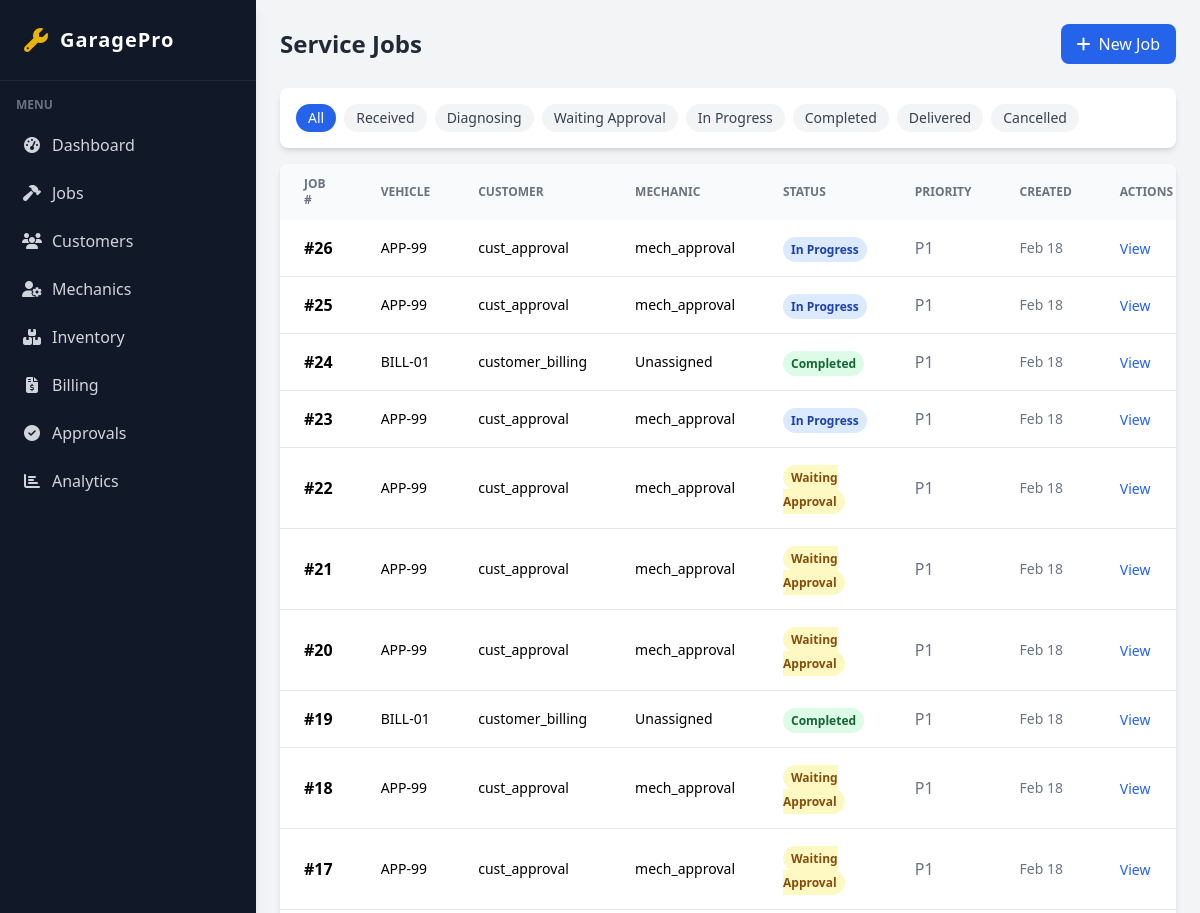
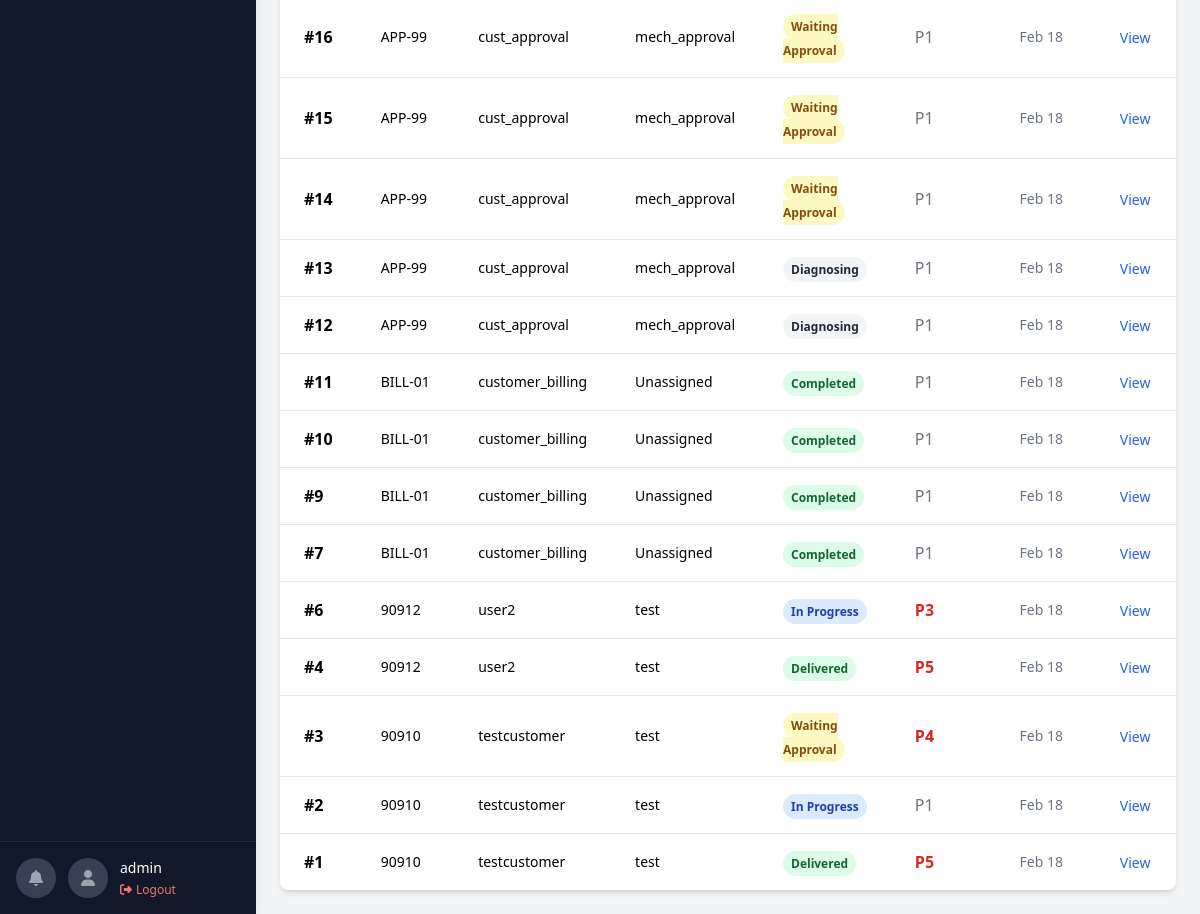
Page /admin-panel/jobs/ (signed in) on the committed database (2 pictures, top to bottom).
### accounts/models.py (models this page shows, shortened)
class User(AbstractUser, TimeStampedModel):
    ROLE_CHOICES = [
        ('ADMIN', 'Admin'),
        ('MANAGER', 'Manager'),
        ('MECHANIC', 'Mechanic'),
        ('CUSTOMER', 'Customer'),
    ]
    role = models.CharField(max_length=20, choices=ROLE_CHOICES)
    phone = models.CharField(max_length=20, blank=True)

### jobs/models.py (models this page shows, shortened)
class ServiceJob(TimeStampedModel, SoftDeleteModel):
    STATUS_CHOICES = [
        ('RECEIVED', 'Received'),
        ('DIAGNOSING', 'Diagnosing'),
        ('WAITING_APPROVAL', 'Waiting Approval'),
        ('IN_PROGRESS', 'In Progress'),
        ('COMPLETED', 'Completed'),
        ('DELIVERED', 'Delivered'),
        ('CANCELLED', 'Cancelled'),
    ]
    vehicle = models.ForeignKey('customers.Vehicle', on_delete=models.CASCADE, related_name="jobs")
    assigned_mechanic = models.ForeignKey(
        settings.AUTH_USER_MODEL,
        on_delete=models.SET_NULL,
        null=True,
        limit_choices_to={'role': 'MECHANIC'}
    )
    status = models.CharField(max_length=30, choices=STATUS_CHOICES, default='RECEIVED')
    problem_description = models.TextField()
    estimated_completion = models.DateTimeField(null=True, blank=True)
    priority = models.IntegerField(default=1)
    completed_at = models.DateTimeField(null=True, blank=True)
    delivered_at = models.DateTimeField(null=True, blank=True)
    VALID_TRANSITIONS = {
        'RECEIVED': ['DIAGNOSING', 'CANCELLED'],
    'DIAGNOSING': ['WAITING_APPROVAL', 'CANCELLED'],
    'WAITING_APPROVAL': ['IN_PROGRESS', 'CANCELLED'],
    'IN_PROGRESS': ['COMPLETED', 'CANCELLED', 'WAITING_APPROVAL'],
    'COMPLETED': ['DELIVERED'],
    'DELIVERED': [],
    'CANCELLED': [],
}

### customers/models.py (models this page shows, shortened)
class Vehicle(TimeStampedModel, SoftDeleteModel):
    customer = models.ForeignKey(Customer, on_delete=models.CASCADE, related_name="vehicles")
    registration_number = models.CharField(max_length=50, unique=True, db_index=True)
    make = models.CharField(max_length=100)
    model = models.CharField(max_length=100)
    year = models.IntegerField()
    vin = models.CharField(max_length=100, blank=True)

class Customer(TimeStampedModel, SoftDeleteModel):
    user = models.OneToOneField(settings.AUTH_USER_MODEL, on_delete=models.CASCADE)
    address = models.TextField()

### core/views.py (the view)
# urls.py: path('admin-panel/jobs/', views.admin_jobs_list, name='admin_jobs_list'),
@admin_required
def admin_jobs_list(request):
    status_filter = request.GET.get('status', '')
    jobs = ServiceJob.objects.select_related('vehicle__customer__user', 'assigned_mechanic').order_by('-created_at')
    if status_filter:
        jobs = jobs.filter(status=status_filter)
    statuses = ServiceJob.STATUS_CHOICES
    return render(request, 'admin_portal/jobs_list.html', {
        'jobs': jobs, 'statuses': statuses, 'current_status': status_filter
    })

### notifications/context_processors.py (called while the page is built)
def user_notifications(request):
    if request.user.is_authenticated:
        unread_count = request.user.notifications.filter(is_read=False).count()
        latest_notifications = request.user.notifications.all()[:5]
        return {
            'unread_notifications_count': unread_count,
            'latest_notifications': latest_notifications
        }
    return {}

### templates/admin_portal/jobs_list.html (shortened to what this page needs)
{% extends 'base.html' %}
{% block content %}
<div class="mb-6 flex justify-between items-center">
    <h1 class="text-2xl font-bold text-gray-800">Service Jobs</h1>
    <a href="{% url 'admin_job_create' %}"
        class="bg-blue-600 text-white px-4 py-2 rounded-lg hover:bg-blue-700 transition"><i
            class="fas fa-plus mr-2"></i>New Job</a>
</div>
<div class="bg-white rounded-lg shadow-md p-4 mb-4">
    <div class="flex gap-2 flex-wrap">
        <a href="{% url 'admin_jobs_list' %}"
            class="px-3 py-1 rounded-full text-sm {% if not current_status %}bg-blue-600 text-white{% else %}bg-gray-100 text-gray-700 hover:bg-gray-200{% endif %}">All</a>
        {% for code, label in statuses %}
        <a href="?status={{ code }}"
            class="px-3 py-1 rounded-full text-sm {% if current_status == code %}bg-blue-600 text-white{% else %}bg-gray-100 text-gray-700 hover:bg-gray-200{% endif %}">{{ label }}</a>
        {% endfor %}
    </div>
</div>
<div class="bg-white rounded-lg shadow-md overflow-hidden">
    <table class="w-full">
        <thead class="bg-gray-50">
            <tr class="text-left text-xs font-medium text-gray-500 uppercase">
                <th class="px-6 py-3">Job #</th>
                <th class="px-6 py-3">Vehicle</th>
                <th class="px-6 py-3">Customer</th>
                <th class="px-6 py-3">Mechanic</th>
                <th class="px-6 py-3">Status</th>
                <th class="px-6 py-3">Priority</th>
                <th class="px-6 py-3">Created</th>
                <th class="px-6 py-3">Actions</th>
            </tr>
        </thead>
        <tbody class="divide-y">
            {% for j in jobs %}
            <tr class="hover:bg-gray-50">
                <td class="px-6 py-4 font-bold">#{{ j.id }}</td>
                <td class="px-6 py-4 text-sm">{{ j.vehicle.registration_number }}</td>
                <td class="px-6 py-4 text-sm">{{ j.vehicle.customer.user.username }}</td>
                <td class="px-6 py-4 text-sm">{{ j.assigned_mechanic.username|default:"Unassigned" }}</td>
                <td class="px-6 py-4"><span
                        class="px-2 py-1 text-xs rounded-full font-bold {% if j.status == 'COMPLETED' or j.status == 'DELIVERED' %}bg-green-100 text-green-800{% elif j.status == 'CANCELLED' %}bg-red-100 text-red-800{% elif j.status == 'IN_PROGRESS' %}bg-blue-100 text-blue-800{% elif j.status == 'WAITING_APPROVAL' %}bg-yellow-100 text-yellow-800{% else %}bg-gray-100 text-gray-800{% endif %}">{{ j.get_status_display }}</span></td>
                <td class="px-6 py-4"><span
                        class="{% if j.priority >= 3 %}text-red-600 font-bold{% elif j.priority == 2 %}text-yellow-600{% else %}text-gray-500{% endif %}">P{{ j.priority }}</span></td>
                <td class="px-6 py-4 text-sm text-gray-500">{{ j.created_at|date:"M d" }}</td>
                <td class="px-6 py-4"><a href="{% url 'admin_job_detail' j.pk %}"
                        class="text-blue-600 hover:underline text-sm">View</a></td>
            </tr>
            {% empty %}
            <tr>
                <td colspan="8" class="px-6 py-8 text-center text-gray-500">No jobs found.</td>
            </tr>
            {% endfor %}
        </tbody>
    </table>
</div>
{% endblock %}

### templates/base.html (shortened to what this page needs)
<!DOCTYPE html>
<html lang="en">
<head>
    <script src="https://cdn.tailwindcss.com"></script>
    <link rel="stylesheet" href="https://cdnjs.cloudflare.com/ajax/libs/font-awesome/6.4.0/css/all.min.css">
</head>
<body class="bg-gray-100 font-sans leading-normal tracking-normal">
    <div class="flex h-screen overflow-hidden">
        <aside class="w-64 bg-gray-900 text-white hidden md:flex flex-col shadow-lg z-20">
            <div class="p-6 border-b border-gray-800">
                <a href="/" class="flex items-center gap-3">
                    <i class="fas fa-wrench text-yellow-500 text-2xl"></i>
                    <span class="text-xl font-bold tracking-wider">GaragePro</span>
                </a>
            </div>
            <nav class="flex-1 overflow-y-auto sidebar-scroll py-4">
                <div class="px-4 mb-2 text-xs text-gray-500 uppercase font-semibold">Menu</div>
                {% if user.role == 'ADMIN' or user.role == 'MANAGER' or user.is_superuser %}
                <a href="{% url 'admin_dashboard' %}"
                    class="flex items-center py-3 px-4 text-gray-300 hover:bg-gray-800 hover:text-white transition-colors duration-200 border-l-4 border-transparent hover:border-yellow-500">
                    <i class="fas fa-tachometer-alt w-6 text-center mr-2"></i> Dashboard
                </a>
                <a href="{% url 'admin_jobs_list' %}"
                    class="flex items-center py-3 px-4 text-gray-300 hover:bg-gray-800 hover:text-white transition-colors duration-200 border-l-4 border-transparent hover:border-yellow-500">
                    <i class="fas fa-hammer w-6 text-center mr-2"></i> Jobs
                </a>
                <a href="{% url 'admin_customers_list' %}"
                    class="flex items-center py-3 px-4 text-gray-300 hover:bg-gray-800 hover:text-white transition-colors duration-200 border-l-4 border-transparent hover:border-yellow-500">
                    <i class="fas fa-users w-6 text-center mr-2"></i> Customers
                </a>
                <a href="{% url 'admin_mechanics_list' %}"
                    class="flex items-center py-3 px-4 text-gray-300 hover:bg-gray-800 hover:text-white transition-colors duration-200 border-l-4 border-transparent hover:border-yellow-500">
                    <i class="fas fa-user-cog w-6 text-center mr-2"></i> Mechanics
                </a>
                <a href="{% url 'admin_inventory_list' %}"
                    class="flex items-center py-3 px-4 text-gray-300 hover:bg-gray-800 hover:text-white transition-colors duration-200 border-l-4 border-transparent hover:border-yellow-500">
                    <i class="fas fa-boxes w-6 text-center mr-2"></i> Inventory
                </a>
                <a href="{% url 'admin_billing_list' %}"
                    class="flex items-center py-3 px-4 text-gray-300 hover:bg-gray-800 hover:text-white transition-colors duration-200 border-l-4 border-transparent hover:border-yellow-500">
                    <i class="fas fa-file-invoice-dollar w-6 text-center mr-2"></i> Billing
                </a>
                <a href="{% url 'admin_approvals_list' %}"
                    class="flex items-center py-3 px-4 text-gray-300 hover:bg-gray-800 hover:text-white transition-colors duration-200 border-l-4 border-transparent hover:border-yellow-500">
                    <i class="fas fa-check-circle w-6 text-center mr-2"></i> Approvals
                </a>
                <a href="{% url 'admin_analytics' %}"
                    class="flex items-center py-3 px-4 text-gray-300 hover:bg-gray-800 hover:text-white transition-colors duration-200 border-l-4 border-transparent hover:border-yellow-500">
                    <i class="fas fa-chart-bar w-6 text-center mr-2"></i> Analytics
                </a>
                {% elif user.role == 'MECHANIC' %}
                <a href="{% url 'mechanic_jobs' %}"
                    class="flex items-center py-3 px-4 text-gray-300 hover:bg-gray-800 hover:text-white transition-colors duration-200 border-l-4 border-transparent hover:border-yellow-500">
                    <i class="fas fa-tasks w-6 text-center mr-2"></i> My Jobs
                </a>
                {% endif %}
            </nav>
            <div class="p-4 border-t border-gray-800">
                <div class="flex items-center gap-3">
                    <a href="{% url 'notification_list' %}"
                        class="relative w-10 h-10 rounded-full bg-gray-700 flex items-center justify-center hover:bg-gray-600 transition group p-0">
                        <i class="fas fa-bell text-gray-400 group-hover:text-white"></i>
                    </a>
                    <div class="w-10 h-10 rounded-full bg-gray-700 flex items-center justify-center">
                        <i class="fas fa-user text-gray-400"></i>
                    </div>
                    <div>
                        <div class="text-sm font-medium">{{ user.username|default:"User" }}</div>
                        <form method="post" action="{% url 'logout' %}" class="mt-1">
                            <button type="submit"
                                class="text-xs text-red-400 hover:text-red-300 flex items-center gap-1">
                                <i class="fas fa-sign-out-alt"></i> Logout
                            </button>
                        </form>
                    </div>
                </div>
            </div>
        </aside>
        <div class="flex-1 flex flex-col h-screen overflow-hidden">
            <main class="flex-1 overflow-x-hidden overflow-y-auto bg-gray-100 p-6">
                <div class="container mx-auto">
                    {% block content %}{% endblock %}
                </div>
            </main>
        </div>
    </div>
</body>
</html>

### rows in the picture
User: username "admin"
ServiceJob: id "26", vehicle.registration_number "APP-99", vehicle.customer.user.username "cust_approval", assigned_mechanic.username "mech_approval", status "In Progress", priority "1", created_at "Feb 18"
ServiceJob: id "25", vehicle.registration_number "APP-99", vehicle.customer.user.username "cust_approval", assigned_mechanic.username "mech_approval", status "In Progress", priority "1", created_at "Feb 18"
ServiceJob: id "24", vehicle.registration_number "BILL-01", vehicle.customer.user.username "customer_billing", assigned_mechanic.username "Unassigned", status "Completed", priority "1", created_at "Feb 18"
ServiceJob: id "23", vehicle.registration_number "APP-99", vehicle.customer.user.username "cust_approval", assigned_mechanic.username "mech_approval", status "In Progress", priority "1", created_at "Feb 18"
ServiceJob: id "22", vehicle.registration_number "APP-99", vehicle.customer.user.username "cust_approval", assigned_mechanic.username "mech_approval", status "Waiting Approval", priority "1", created_at "Feb 18"
ServiceJob: id "21", vehicle.registration_number "APP-99", vehicle.customer.user.username "cust_approval", assigned_mechanic.username "mech_approval", status "Waiting Approval", priority "1", created_at "Feb 18"
ServiceJob: id "20", vehicle.registration_number "APP-99", vehicle.customer.user.username "cust_approval", assigned_mechanic.username "mech_approval", status "Waiting Approval", priority "1", created_at "Feb 18"
ServiceJob: id "19", vehicle.registration_number "BILL-01", vehicle.customer.user.username "customer_billing", assigned_mechanic.username "Unassigned", status "Completed", priority "1", created_at "Feb 18"
ServiceJob: id "18", vehicle.registration_number "APP-99", vehicle.customer.user.username "cust_approval", assigned_mechanic.username "mech_approval", status "Waiting Approval", priority "1", created_at "Feb 18"
ServiceJob: id "17", vehicle.registration_number "APP-99", vehicle.customer.user.username "cust_approval", assigned_mechanic.username "mech_approval", status "Waiting Approval", priority "1", created_at "Feb 18"
ServiceJob: id "16", vehicle.registration_number "APP-99", vehicle.customer.user.username "cust_approval", assigned_mechanic.username "mech_approval", status "Waiting Approval", priority "1", created_at "Feb 18"
ServiceJob: id "15", vehicle.registration_number "APP-99", vehicle.customer.user.username "cust_approval", assigned_mechanic.username "mech_approval", status "Waiting Approval", priority "1", created_at "Feb 18"
ServiceJob: id "14", vehicle.registration_number "APP-99", vehicle.customer.user.username "cust_approval", assigned_mechanic.username "mech_approval", status "Waiting Approval", priority "1", created_at "Feb 18"
ServiceJob: id "13", vehicle.registration_number "APP-99", vehicle.customer.user.username "cust_approval", assigned_mechanic.username "mech_approval", status "Diagnosing", priority "1", created_at "Feb 18"
ServiceJob: id "12", vehicle.registration_number "APP-99", vehicle.customer.user.username "cust_approval", assigned_mechanic.username "mech_approval", status "Diagnosing", priority "1", created_at "Feb 18"
ServiceJob: id "11", vehicle.registration_number "BILL-01", vehicle.customer.user.username "customer_billing", assigned_mechanic.username "Unassigned", status "Completed", priority "1", created_at "Feb 18"
ServiceJob: id "10", vehicle.registration_number "BILL-01", vehicle.customer.user.username "customer_billing", assigned_mechanic.username "Unassigned", status "Completed", priority "1", created_at "Feb 18"
ServiceJob: id "9", vehicle.registration_number "BILL-01", vehicle.customer.user.username "customer_billing", assigned_mechanic.username "Unassigned", status "Completed", priority "1", created_at "Feb 18"
ServiceJob: id "7", vehicle.registration_number "BILL-01", vehicle.customer.user.username "customer_billing", assigned_mechanic.username "Unassigned", status "Completed", priority "1", created_at "Feb 18"
ServiceJob: id "6", vehicle.registration_number "90912", vehicle.customer.user.username "user2", assigned_mechanic.username "test", status "In Progress", priority "3", created_at "Feb 18"
ServiceJob: id "4", vehicle.registration_number "90912", vehicle.customer.user.username "user2", assigned_mechanic.username "test", status "Delivered", priority "5", created_at "Feb 18"
ServiceJob: id "3", vehicle.registration_number "90910", vehicle.customer.user.username "testcustomer", assigned_mechanic.username "test", status "Waiting Approval", priority "4", created_at "Feb 18"
ServiceJob: id "2", vehicle.registration_number "90910", vehicle.customer.user.username "testcustomer", assigned_mechanic.username "test", status "In Progress", priority "1", created_at "Feb 18"
ServiceJob: id "1", vehicle.registration_number "90910", vehicle.customer.user.username "testcustomer", assigned_mechanic.username "test", status "Delivered", priority "5", created_at "Feb 18"

### other values in the picture
{{ label }} "Received" "Diagnosing" "Waiting Approval" "In Progress" "Completed" "Delivered" "Cancelled"
